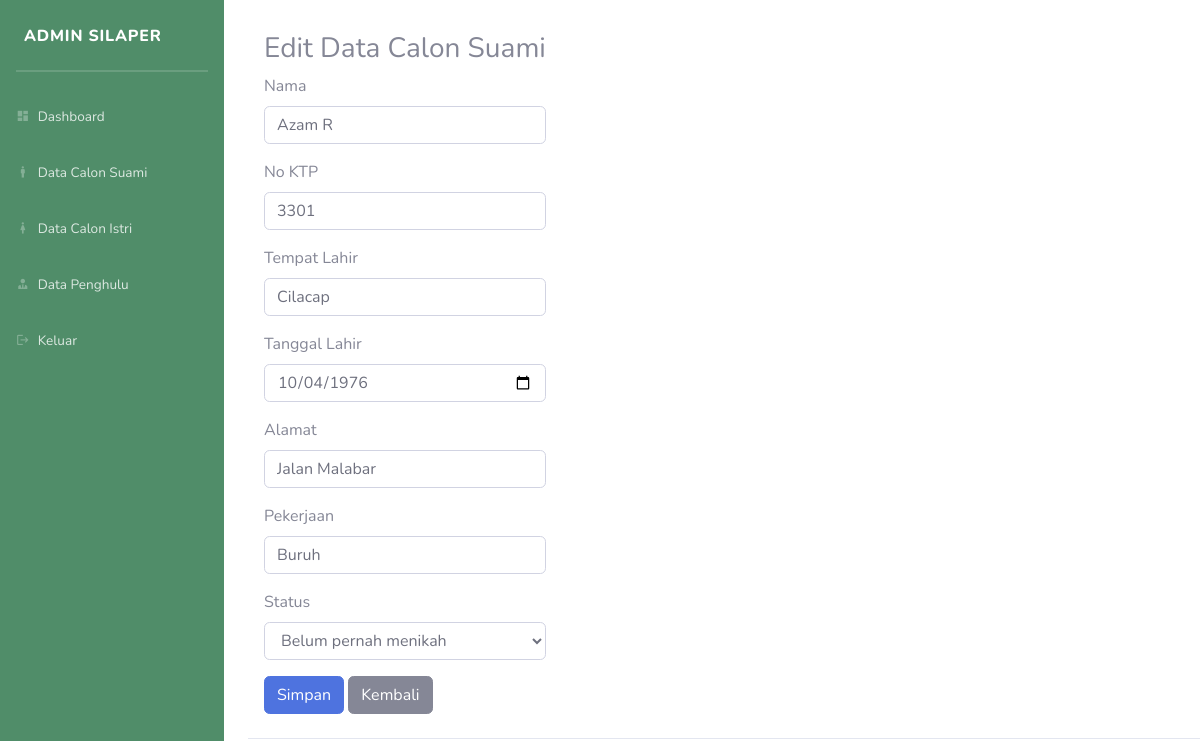
Page /edit_cami?id=16 on the committed database.
### tables this page shows
CREATE TABLE `calon_suami` (
  `id` int NOT NULL,
  `nama_cami` varchar(50) NOT NULL,
  `no_ktp` varchar(20) NOT NULL,
  `tpt_lahir` varchar(50) NOT NULL,
  `tgl_lahir` date NOT NULL,
  `alamat` varchar(50) NOT NULL,
  `pekerjaan` varchar(20) NOT NULL,
  `status_cami` varchar(20) NOT NULL
);

### controller/CamiController.php (called while the page is built, shortened)
<?php
include_once '../../models/Cami.php';
class CamiController
{
    private $model;
    public function __construct($db)
    {
        $this->model = new Cami($db);
    }
    public function getCamiById($id)
    {
        return $this->model->getCamiById($id);
    }
}
?>

### models/Cami.php (called while the page is built, shortened)
<?php
class Cami{
    private $koneksi;
    public function __construct($db)
    {
        $this->koneksi = $db;
    }
    public function getCamiById($id)
    {
        $query = "SELECT * FROM calon_suami where id = $id";
        $result = mysqli_query($this->koneksi, $query);
        return mysqli_fetch_assoc($result);
    }
}

### views/cami/edit_cami.php (the view, shortened to what this page needs)
<?php
include_once '../../config.php';
include_once '../../controller/CamiController.php';
require '../../index.php';
$database = new database();
$db = $database->getKoneksi();
if (isset($_GET['id'])) {
    $id = $_GET['id'];
    $camiController = new CamiController($db);
    $camiData = $camiController->getCamiById($id);
}
?>
<main class="col-md-9 ms-sm-auto col-lg-10 px-md-4">
    <div class="d-flex justify-content-between flex-wrap flex-md-nowrap align-items-center pt-3 pb-2 mb-3 border-bottom">
<div class="px-3 py-3">
    <h3>Edit Data Calon Suami</h3>
    <?php
    if ($camiData) {
    ?>
        <form action="" method="post">
            <div class="mb-3">
                <label for="nama_cami" class="form-label">Nama</label>
                <input type="text" class="form-control" name="nama_cami" value="<?php echo $camiData['nama_cami']; ?>">
            </div>
            <div class="mb-3">
                <label for="no_ktp" class="form-label">No KTP</label>
                <input type="text" class="form-control" name="no_ktp" value="<?php echo $camiData['no_ktp']; ?>">
            </div>
            <div class="mb-3">
                <label for="tpt_lahir" class="form-label">Tempat Lahir</label>
                <input type="text" class="form-control" name="tpt_lahir" value="<?php echo $camiData['tpt_lahir']; ?>">
            </div>
            <div class="mb-3">
                <label for="tgl_lahir" class="form-label">Tanggal Lahir</label>
                <input type="date" class="form-control" name="tgl_lahir" value="<?php echo $camiData['tgl_lahir']; ?>">
            </div>
            <div class="mb-3">
                <label for="alamat" class="form-label">Alamat</label>
                <input type="text" class="form-control" name="alamat" value="<?php echo $camiData['alamat']; ?>">
            </div>
            <div class="mb-3">
                <label for="pekerjaan" class="form-label">Pekerjaan</label>
                <input type="text" class="form-control" name="pekerjaan" value="<?php echo $camiData['pekerjaan']; ?>">
            </div>
            <div class="mb-3">
                <label for="status_cami" class="form-label">Status</label>
                <select name="status_cami" class="form-control">
                    <option value="Belum pernah menikah" <?php echo ($camiData['status_cami'] == 'Belum pernah menikah') ? 'selected' : ''; ?>>Belum pernah menikah</option>
                </select>
            </div>
            <input type="submit" name="submit" value="Simpan" class="btn btn-primary">  <a class="btn btn-secondary"href="cami">Kembali</a><br>
        </form>
    <?php
    }
    ?>
</div>

### rows in the picture
calon_suami: nama_cami "Azam R", no_ktp "3301", tpt_lahir "Cilacap", tgl_lahir "10/04/1976", alamat "Jalan Malabar", pekerjaan "Buruh", status_cami "Belum pernah menikah"
